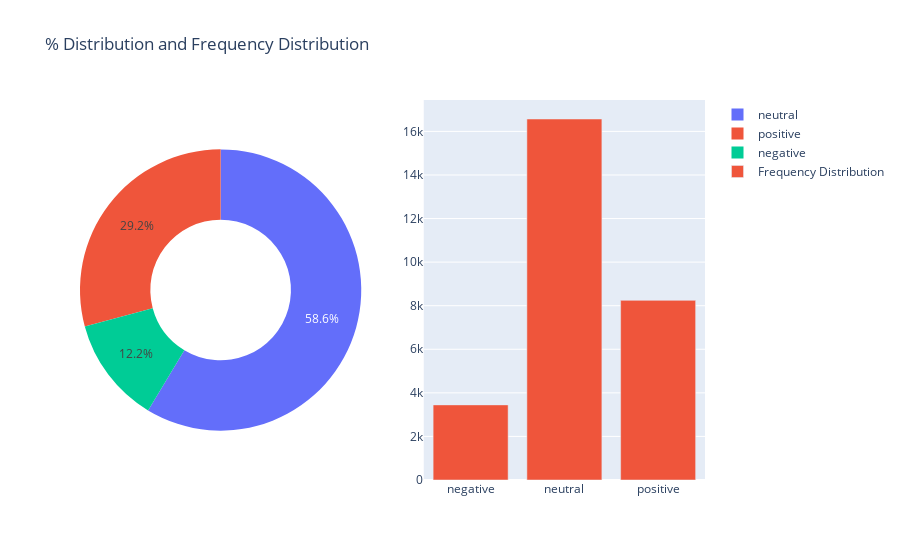

Notebook source saved alongside this figure:
### Code cell
class_dist = tweets_df.groupby(["Label"]).count()['text'].reset_index()
#Lets look at the distribution of classes
fig = make_subplots(rows=1, cols=2, specs=[[{'type':'domain'}, {}]])
fig.add_trace(go.Pie(labels=class_dist.Label, values=class_dist.text, name="% Distribution",hole=.5),
              1, 1)
fig.add_trace(go.Bar(x = class_dist.Label, y=class_dist.text, name="Frequency Distribution"),
              1, 2)
fig.update_layout(title="% Distribution and Frequency Distribution")

### Figure 1 — Plotly figure (JSON) as saved in the notebook; plotly's stock layout.template omitted (floating-point values rounded to 4 significant figures)
{"data": [{"domain": {"x": [0, 0.45], "y": [0, 1]}, "hole": 0.5, "labels": ["negative", "neutral", "positive"], "name": "% Distribution", "type": "pie", "values": [3448, 16569, 8245]}, {"name": "Frequency Distribution", "type": "bar", "x": ["negative", "neutral", "positive"], "xaxis": "x", "y": [3448, 16569, 8245], "yaxis": "y"}], "layout": {"title": {"text": "% Distribution and Frequency Distribution"}, "xaxis": {"anchor": "y", "domain": [0.55, 1]}, "yaxis": {"anchor": "x", "domain": [0, 1]}}}
